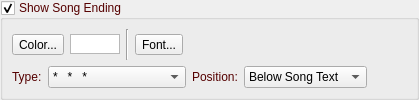
       <widget class="QGroupBox" name="groupBoxSongEnding4">
        <property name="palette">
         <palette>
          <active>
           <colorrole role="WindowText">
            <brush brushstyle="SolidPattern">
             <color alpha="255">
              <red>85</red>
              <green>0</green>
              <blue>0</blue>
             </color>
            </brush>
           </colorrole>
          </active>
          <inactive>
           <colorrole role="WindowText">
            <brush brushstyle="SolidPattern">
             <color alpha="255">
              <red>85</red>
              <green>0</green>
              <blue>0</blue>
             </color>
            </brush>
           </colorrole>
          </inactive>
          <disabled>
           <colorrole role="WindowText">
            <brush brushstyle="SolidPattern">
             <color alpha="255">
              <red>120</red>
              <green>120</green>
              <blue>120</blue>
             </color>
            </brush>
           </colorrole>
          </disabled>
         </palette>
        </property>
        <property name="title">
         <string>Show Song Ending</string>
        </property>
        <property name="checkable">
         <bool>true</bool>
        </property>
        <layout class="QVBoxLayout" name="verticalLayout_18">
         <property name="leftMargin">
          <number>9</number>
         </property>
         <property name="topMargin">
          <number>9</number>
         </property>
         <property name="rightMargin">
          <number>9</number>
         </property>
         <property name="bottomMargin">
          <number>9</number>
         </property>
         <item>
          <layout class="QHBoxLayout" name="horizontalLayout_40">
           <property name="topMargin">
            <number>0</number>
           </property>
           <property name="bottomMargin">
            <number>0</number>
           </property>
           <item>
            <widget class="QToolButton" name="toolButtonEndingColor4">
             <property name="text">
              <string>Color...</string>
             </property>
            </widget>
           </item>
           <item>
            <widget class="QGraphicsView" name="graphicViewEndingColor4">
             <property name="sizePolicy">
              <sizepolicy hsizetype="Minimum" vsizetype="Fixed">
               <horstretch>0</horstretch>
               <verstretch>0</verstretch>
              </sizepolicy>
             </property>
             <property name="minimumSize">
              <size>
               <width>50</width>
               <height>20</height>
              </size>
             </property>
             <property name="maximumSize">
              <size>
               <width>50</width>
               <height>20</height>
              </size>
             </property>
            </widget>
           </item>
           <item>
            <widget class="Line" name="line_10">
             <property name="orientation">
              <enum>Qt::Vertical</enum>
             </property>
            </widget>
           </item>
           <item>
            <widget class="QToolButton" name="toolButtonEndingFont4">
             <property name="text">
              <string>Font...</string>
             </property>
            </widget>
           </item>
           <item>
            <widget class="QLabel" name="labelEndingFont4">
             <property name="text">
              <string/>
             </property>
            </widget>
           </item>
          </layout>
         </item>
         <item>
          <layout class="QHBoxLayout" name="horizontalLayout_41">
           <property name="topMargin">
            <number>0</number>
           </property>
           <property name="bottomMargin">
            <number>0</number>
           </property>
           <item>
            <widget class="QLabel" name="labelEndingType4">
             <property name="text">
              <string>Type:</string>
             </property>
            </widget>
           </item>
           <item>
            <widget class="QComboBox" name="comboBoxEndingType4">
             <property name="minimumSize">
              <size>
               <width>126</width>
               <height>0</height>
              </size>
             </property>
             <item>
              <property name="text">
               <string>*   *   *</string>
              </property>
             </item>
             <item>
              <property name="text">
               <string>-   -   -</string>
              </property>
             </item>
             <item>
              <property name="text">
               <string>°   °   °</string>
              </property>
             </item>
             <item>
              <property name="text">
               <string>•   •   •</string>
              </property>
             </item>
             <item>
              <property name="text">
               <string>●   ●   ●</string>
              </property>
             </item>
             <item>
              <property name="text">
               <string>▪   ▪   ▪</string>
              </property>
             </item>
             <item>
              <property name="text">
               <string>■   ■   ■</string>
              </property>
             </item>
             <item>
              <property name="text">
               <string>Song Copyright Info</string>
              </property>
             </item>
            </widget>
           </item>
           <item>
            <widget class="QLabel" name="labelEndingPosition4">
             <property name="text">
              <string>Position:</string>
             </property>
            </widget>
           </item>
           <item>
            <widget class="QComboBox" name="comboBoxEndingPosition4">
             <property name="minimumSize">
              <size>
               <width>112</width>
               <height>0</height>
              </size>
             </property>
             <item>
              <property name="text">
               <string>Below Song Text</string>
              </property>
             </item>
             <item>
              <property name="text">
               <string>Bottom of Screen</string>
              </property>
             </item>
            </widget>
           </item>
           <item>
            <spacer name="horizontalSpacer_24">
             <property name="orientation">
              <enum>Qt::Horizontal</enum>
             </property>
             <property name="sizeHint" stdset="0">
              <size>
               <width>40</width>
               <height>20</height>
              </size>
             </property>
            </spacer>
           </item>
          </layout>
         </item>
        </layout>
       </widget>
